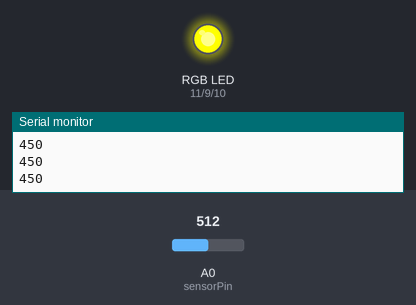
Recording of a sketch running on a simulated Arduino Uno, built with avr-gcc and run on an emulated ATmega328P. Shown: an RGB LED mixed from three pins (HIGH = lit), the last lines printed to the serial monitor. The inputs (shaded band) are chosen by the test bench; at power-on: A0 (sensorPin) = 512.

Above: at 1.2 s.
1.3 s: A0 (sensorPin) set to 610
At 2.5 s:
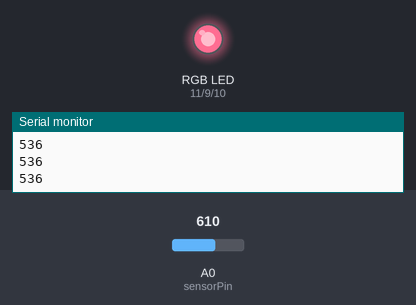
2.8 s: A0 (sensorPin) set to 590
At 3.7 s:
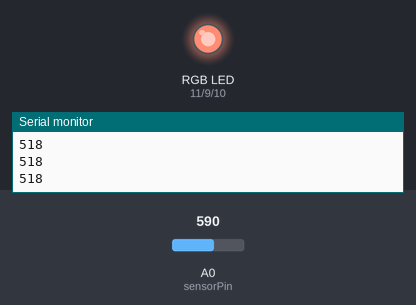
4.3 s: A0 (sensorPin) set to 511
At 4.7 s:
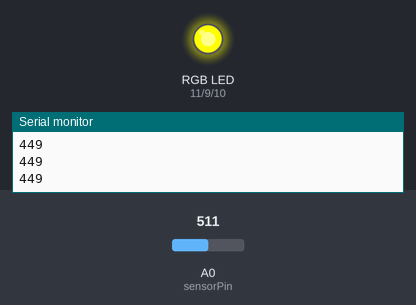
5.8 s: A0 (sensorPin) set to 306
At 7.0 s:
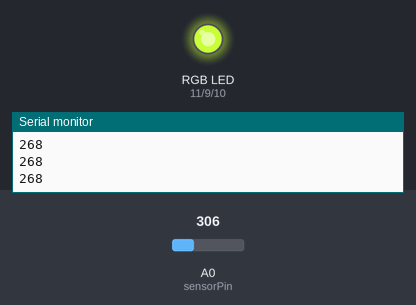
7.3 s: A0 (sensorPin) set to 290
At 8.2 s:
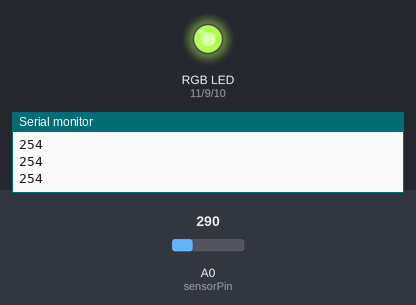
8.8 s: A0 (sensorPin) set to 140
At 9.2 s:
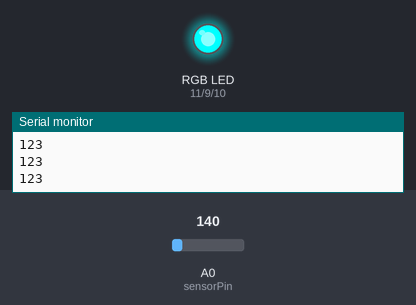
Timing chart, 0 to 11.3 s (numbered marks = the images above; inputs shaded):
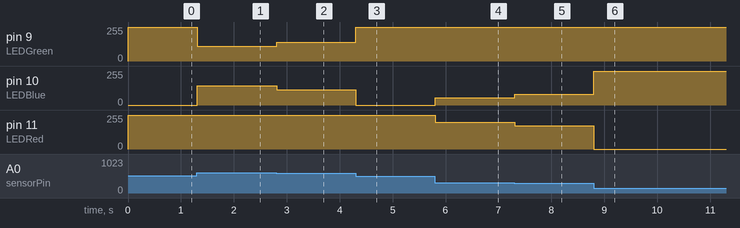

Measured:
- after the input at 1.3 s, pin 9 (LEDGreen): 255/255 → 109/255 at once; pin 10 (LEDBlue): 0/255 → 146/255 at once
- after the input at 2.8 s, pin 9 (LEDGreen): 109/255 → 140/255 at once; pin 10 (LEDBlue): 146/255 → 115/255 at once
- after the input at 4.3 s, pin 9 (LEDGreen): 140/255 → 255/255 at once; pin 10 (LEDBlue): 115/255 → 0/255 at once
- after the input at 5.8 s, pin 10 (LEDBlue): 0/255 → 55/255 at once; pin 11 (LEDRed): 255/255 → 200/255 at once
- after the input at 7.3 s, pin 10 (LEDBlue): 55/255 → 79/255 at once; pin 11 (LEDRed): 200/255 → 176/255 at once
- after the input at 8.8 s, pin 10 (LEDBlue): 79/255 → 255/255 at once; pin 11 (LEDRed): 176/255 → 0/255 at once

The sketch:

potenciometro_y_RGB.ino
```cpp
int LEDGreen=9;
int LEDBlue=10;
int LEDRed=11;


int sensorPin=0;
int val;

void setup(){
  Serial.begin(9600);
  pinMode(LEDRed,OUTPUT);
  pinMode(LEDGreen,OUTPUT);
  pinMode(LEDBlue,OUTPUT);
}

void loop(){

  val=map(analogRead(sensorPin),0,1024,0,900);
  Serial.println(val);
  if (val<150) {
    analogWrite(LEDRed,0);
    analogWrite(LEDBlue,255);
    analogWrite(LEDGreen,255);
  } else if (val<300) {
    analogWrite(LEDRed,map(val,150,300,0,255));
    analogWrite(LEDBlue,map(val,150,300,255,0));
    analogWrite(LEDGreen,255);
  } else if (val<450) {
    analogWrite(LEDRed,255);
    analogWrite(LEDBlue,0);
    analogWrite(LEDGreen,255);
  } else if (val<600) {
    analogWrite(LEDRed,255);
    analogWrite(LEDBlue,map(val,450,600,0,255));
    analogWrite(LEDGreen,map(val,450,600,255,0));
  } else if (val<750) {
    analogWrite(LEDRed,255);
    analogWrite(LEDBlue,255);
    analogWrite(LEDGreen,0);
  } else if (val<900) {
    analogWrite(LEDRed,map(val,750,900,255,0));
    analogWrite(LEDBlue,255);
    analogWrite(LEDGreen,map(val,750,900,0,255));
  }
  delay(10);
}
```
